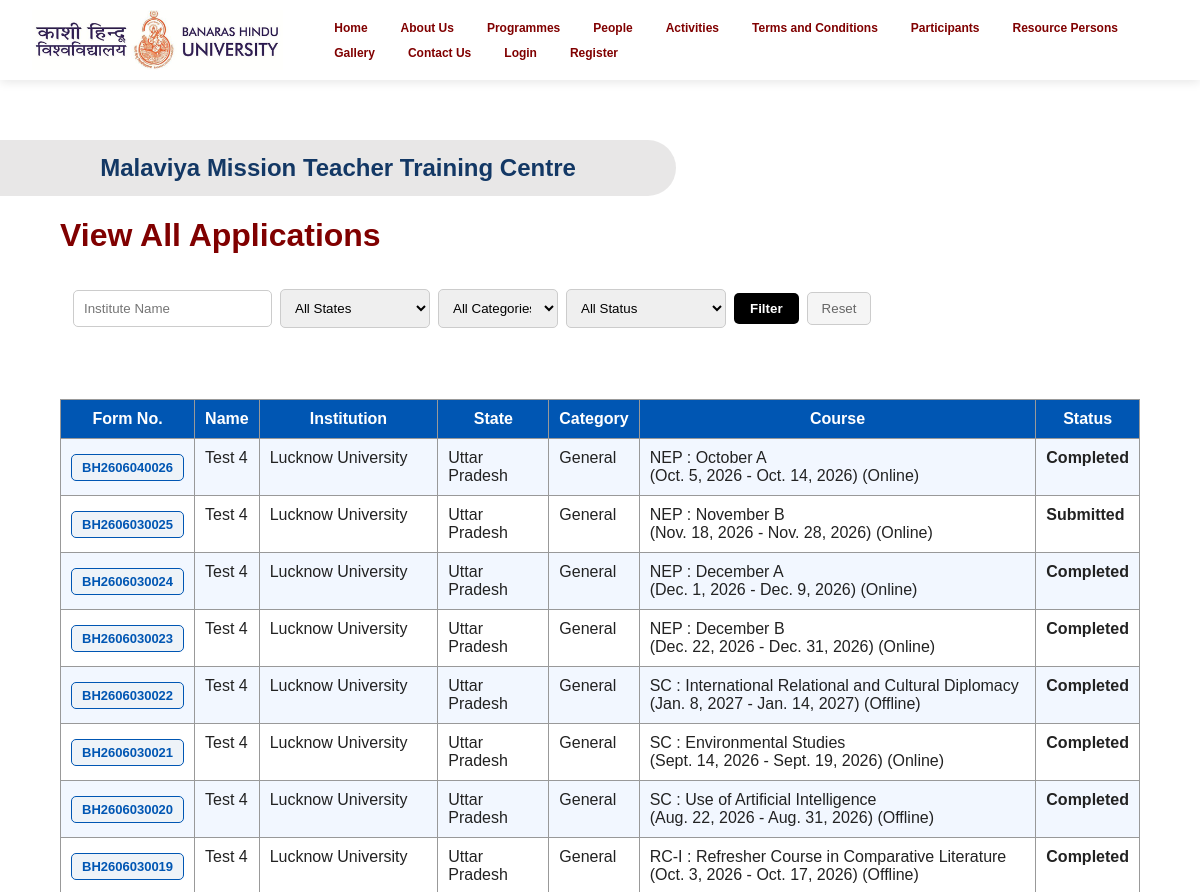
The page /view-all-applications/ (signed in, upper part) on the database as committed earlier.
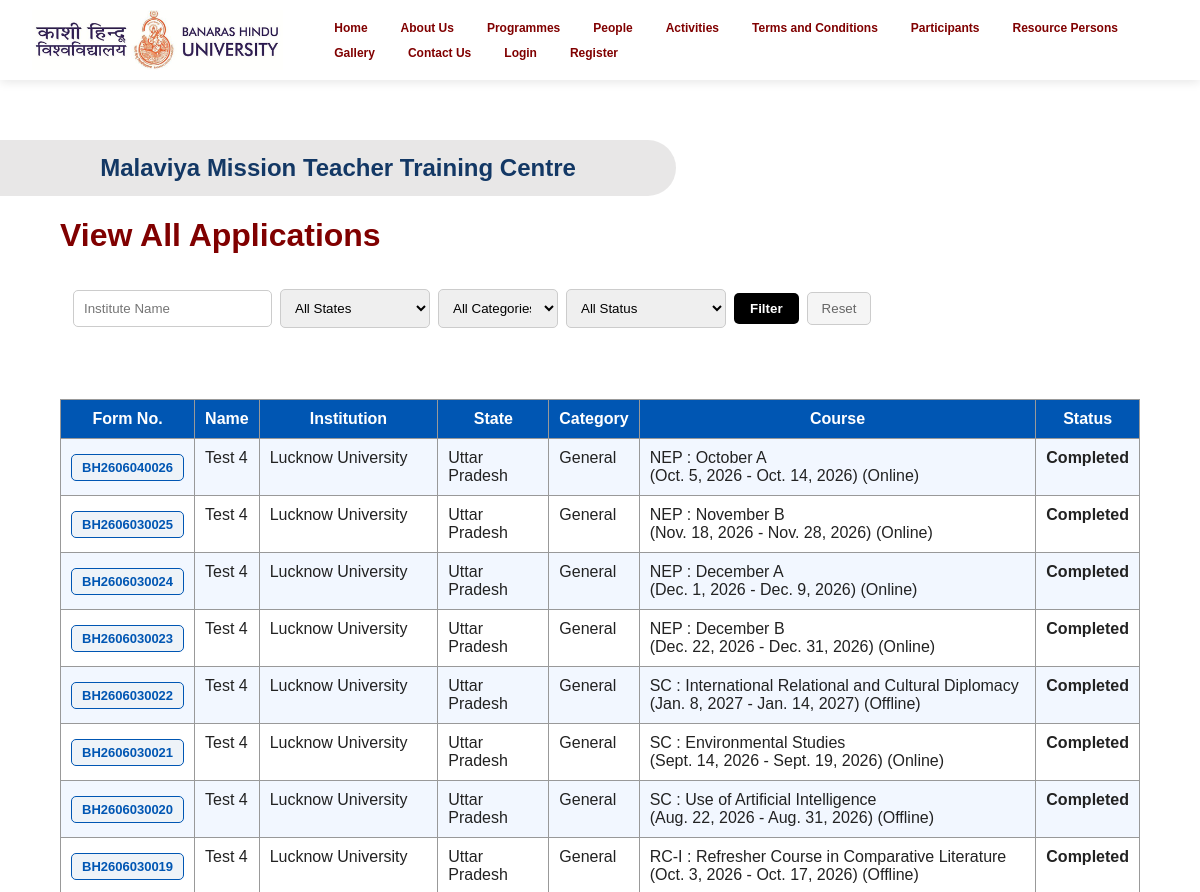
The same page on the database as committed later.
### core/models.py (models this page shows, shortened)
class Application(models.Model):
    STATUS_CHOICES = [
        ('Submitted', 'Submitted'),
        ('PDF Generated', 'PDF Generated'),
        ('Waiting for Signed Form', 'Waiting for Signed Form'),
        ('Signed Form Uploaded', 'Signed Form Uploaded'),
        ('Under Review', 'Under Review'),
        ('Approved', 'Approved'),
        ('Rejected', 'Rejected'),
    ]
    applicant = models.ForeignKey(Applicant,
                                  on_delete=models.CASCADE)
    course = models.ForeignKey(Course,
                               on_delete=models.CASCADE)
    title = models.CharField(max_length=20, blank=True)
    full_name = models.CharField(max_length=100)
    category = models.CharField(max_length=50, blank=True)
    is_pwd = models.BooleanField(default=False)
    aadhaar_number = models.CharField(max_length=12, blank=True)
    photograph = models.ImageField(upload_to='photographs/',
                                   blank=True,
                                   null=True)
    date_of_birth = models.DateField(blank=True, null=True)
    applicant_type = models.CharField(max_length=100, blank=True)
    present_designation = models.CharField(max_length=150, blank=True)
    appointment_date = models.DateField(blank=True, null=True)
    scale_of_pay = models.CharField(max_length=100, blank=True)
    nature_of_appointment = models.CharField(max_length=100, blank=True)
    official_address = models.TextField(max_length= 100,blank=True)
    official_state = models.CharField(max_length=100, blank=True)
    official_pin = models.CharField(max_length=10, blank=True)
    mailing_address = models.TextField(max_length= 100, blank=True)
    mailing_state = models.CharField(max_length=100, blank=True)
    mailing_pin = models.CharField(max_length=10, blank=True)
    mobile_number = models.CharField(max_length=10, blank=True)
    alternate_number = models.CharField(max_length=10, blank=True)
    email = models.EmailField(max_length= 30,blank=True)
    highest_qualification = models.CharField(max_length=150, blank=True)
    qualification_status = models.CharField(max_length=100, blank=True)
    subject_specialization = models.CharField(max_length=50, blank=True)
    accommodation_required = models.BooleanField(default=False)
    photograph = models.ImageField(
        upload_to='application_uploads/photographs/',
        blank=True,
        null=True
    )
    other_document = models.FileField(
        upload_to='application_uploads/other_documents/',
        blank=True,
        null=True
    )
    generated_application_docx = models.FileField(
        upload_to='application_uploads/generated_docs/',
        blank=True,
        null=True
    )
    generated_application_pdf = models.FileField(
        upload_to='application_uploads/generated_pdfs/',
        blank=True,
        null=True
    )
    application_number = models.CharField(
    max_length=30,
    unique=True,
    blank=True,
    null=True
    )
    signed_form = models.FileField(
        upload_to='application_uploads/signed_forms/',
        blank=True,
        null=True
    )
    status = models.CharField(max_length=50,
                              choices=STATUS_CHOICES,
                              default='Submitted')
    remarks = models.TextField(blank=True, default = '')
    application_date = models.DateTimeField(auto_now_add=True)
    class Meta:
        unique_together = ['applicant', 'course']

class Course(models.Model):
    title = models.CharField(max_length=200)
    course_type = models.CharField(max_length=100)
    course_code = models.CharField(max_length=20)
    mode = models.CharField(max_length=20)
    start_date = models.DateField()
    end_date = models.DateField()
    seat_status = models.CharField(
        max_length=20,
        default='Vacant'
    )
    is_visible = models.BooleanField(default=True)

### core/views.py (the view)
@login_required
def view_all_applications(request):
    if not request.user.is_staff:
        return redirect('/dashboard/')
    applications = Application.objects.all().order_by('-application_date')
    institution = request.GET.get('institution')
    state = request.GET.get('state')
    category = request.GET.get('category')
    status = request.GET.get('status')
    if institution:
        applications = applications.filter(
            official_address__icontains=institution
        )
    if state:
        applications = applications.filter(
            official_state=state
        )
    if category:
        applications = applications.filter(
            category=category
        )
    if status:
        applications = applications.filter(
            status=status
        )
    return render(
        request,
        'admin_panel/view_all_applications.html',
        {
            'applications': applications,
            'institution': institution,
            'state': state,
            'category': category,
            'status': status,
        }
    )

### templates/admin_panel/view_all_applications.html (shortened to what this page needs)
{% extends 'base.html' %}
{% block content %}
<h1>
    View All Applications
</h1>
<form method="GET"
      class="filter-form">
    <div class="filter-row">
        <input type="text"
               name="institution"
               placeholder="Institute Name"
               value="{{ institution|default:'' }}">
        <select name="state">
            <option value="">All States</option>
        </select>
        <select name="category">
            <option value="">All Categories</option>
        </select>
        <select name="status">
            <option value="">All Status</option>
        </select>
        <button type="submit"
                class="search-btn">
            Filter
        </button>
        <button type="button"
                class="reset-btn"
                onclick="window.location.href='/view-all-applications/'">
            Reset
        </button>
    </div>
</form>
<br>
<table class="info-table">
    <tr>
        <th>Form No.</th>
        <th>Name</th>
        <th>Institution</th>
        <th>State</th>
        <th>Category</th>
        <th>Course</th>
        <th>Status</th>
    </tr>
    {% for application in applications %}
    <tr>
        <td>
            {% if application.generated_application_pdf %}
                <a href="{{ application.generated_application_pdf.url }}"
                target="_blank"
                class="table-action neutral">
                    {{ application.application_number }}
                </a>
            {% else %}
                {{ application.application_number }}
            {% endif %}
        </td>
        <td>
            {{ application.full_name }}
        </td>
        <td>
            {{ application.official_address }}
        </td>
        <td>
            {{ application.official_state }}
        </td>
        <td>
            {{ application.category }}
        </td>
        <td>
            {{ application.course.course_code }} :
            {{ application.course.title }}
            <br>
            ({{ application.course.start_date }} -
            {{ application.course.end_date }})
            ({{ application.course.mode }})
        </td>
        <td>
            <strong>
                {{ application.status }}
            </strong>
        </td>
    </tr>
    {% empty %}
    <tr>
        <td colspan="7">
            No applications found.
        </td>
    </tr>
    {% endfor %}
</table>
{% endblock %}

Rows that differ between the two databases and show on the page:
changed Application "BH2606030025": status "Submitted" → "Completed"
